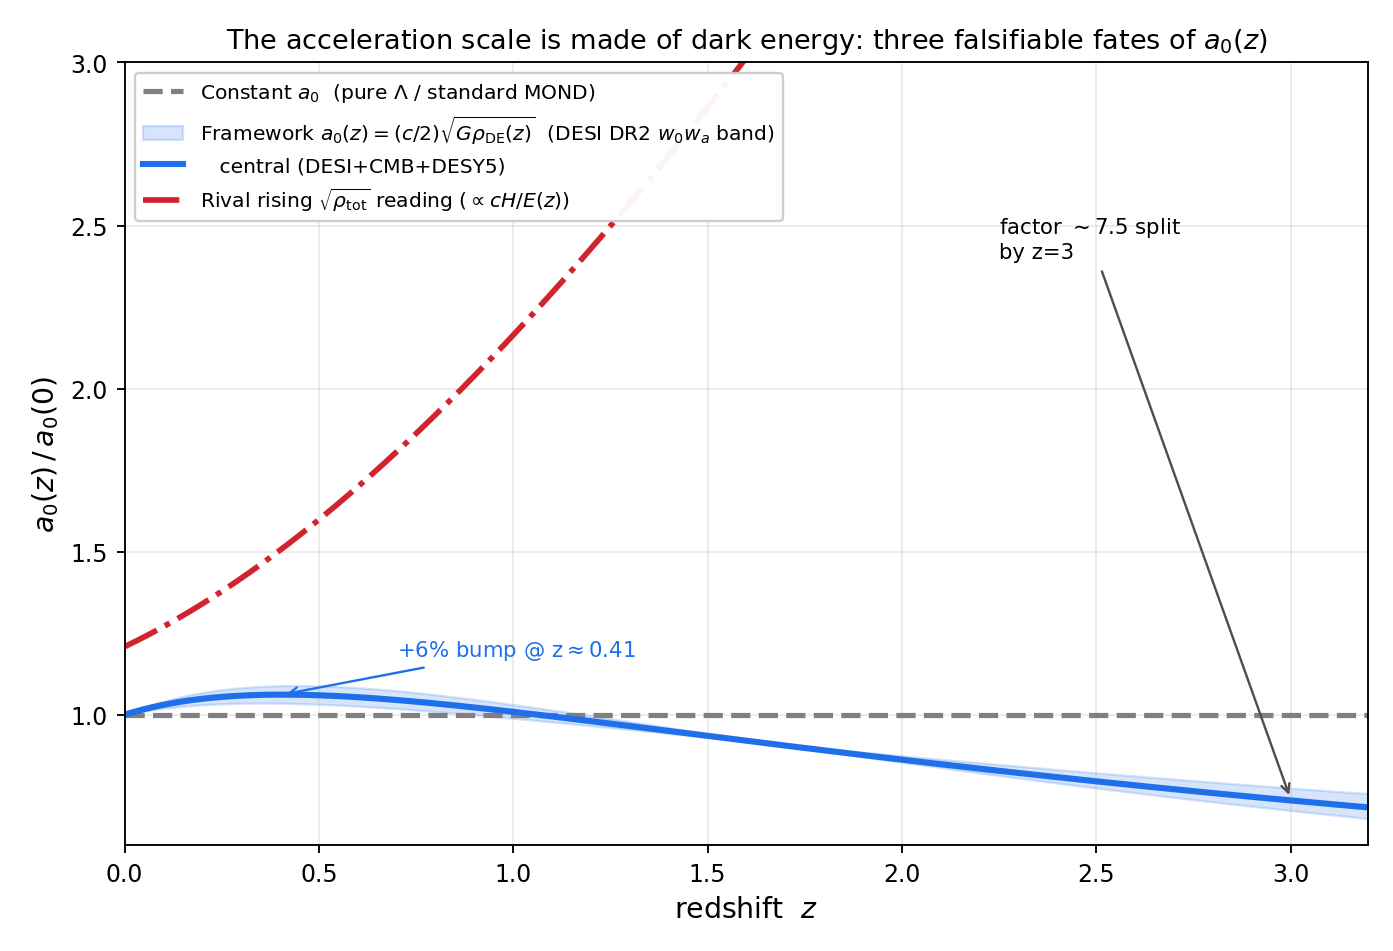

The script that saved this image:
#!/usr/bin/env python3
# -*- coding: utf-8 -*-
"""
a0(z) under DESI DR2 evolving dark energy — the centerpiece computation + figure for
"Dark Energy Sets the Galaxy Acceleration Scale: A Parameter-Free a0(z) Test LCDM Cannot Take".

Framework: a0(z) = (c/2) sqrt(G rho_DE(z))  =>  a0(z)/a0(0) = sqrt(rho_DE(z)/rho_DE0).
CPL: rho_DE(z)/rho0 = (1+z)^(3(1+w0+wa)) * exp(-3 wa z/(1+z)).
DESI DR2 (arXiv:2503.14738) w0wa CDM, three SNe combinations.
Rival "rising" reading: a0 ~ cH/E(z) => sqrt(rho_total)/sqrt(rho_DE0)-normalized.
Quarantine: a0(0)=9.36e-11 is the INPUT; only the SHAPE a0(z)/a0(0) is the prediction.
"""
import numpy as np
import matplotlib
matplotlib.use('Agg')
import matplotlib.pyplot as plt

def a0z(z, w0, wa):
    rho = (1+z)**(3*(1+w0+wa)) * np.exp(-3*wa*z/(1+z))
    return np.sqrt(rho)

Om = 0.3153; OL = 1 - Om
def rising_total(z):
    return np.sqrt(Om*(1+z)**3 + OL)/np.sqrt(OL)

combos = {
    'DESI+CMB+DESY5  (w0=-0.752, wa=-0.86)': (-0.752, -0.86),
    'DESI+CMB+Pantheon+  (-0.838, -0.62)':   (-0.838, -0.62),
    'DESI+CMB+Union3  (-0.667, -1.09)':      (-0.667, -1.09),
}

# ---- data table ----
print("a0(z)/a0(0)  [quarantine: a0(0) is INPUT; the SHAPE is the prediction]")
zs = [0.0, 0.2, 0.4, 0.5, 1.0, 1.5, 2.0, 3.0]
hdr = f"{'z':>4} | {'const(LCDM)':>11} | " + " | ".join(f"{k.split()[0]:>9}" for k in combos) + f" | {'rising_tot':>10}"
print(hdr); print('-'*len(hdr))
for z in zs:
    row = f"{z:>4.1f} | {1.000:>11.3f} | " + " | ".join(f"{a0z(z,*v):>9.3f}" for v in combos.values()) + f" | {rising_total(z):>10.3f}"
    print(row)

zf = np.linspace(0,1,2001); cv = a0z(zf,-0.752,-0.86); ip = np.argmax(cv)
print(f"\nDESY5 low-z BUMP peak: a0(z={zf[ip]:.3f})/a0(0) = {cv[ip]:.4f}  (+{100*(cv[ip]-1):.1f}%)")
print(f"DESY5 z=3: {a0z(3,-0.752,-0.86):.4f} (canonical ~0.74) | rising_tot z=3: {rising_total(3):.2f}")
print(f"discriminator @ z=3: framework {a0z(3,-0.752,-0.86):.2f} vs const 1.00 vs rising {rising_total(3):.2f} (factor {rising_total(3)/a0z(3,-0.752,-0.86):.1f})")

# ---- figure ----
z = np.linspace(0, 3.2, 400)
fig, ax = plt.subplots(figsize=(8.2, 5.6))
ax.axhline(1.0, color='0.5', lw=2.2, ls='--', label='Constant $a_0$  (pure $\\Lambda$ / standard MOND)')
# DESI band across the three combos
band = np.vstack([a0z(z,*v) for v in combos.values()])
ax.fill_between(z, band.min(0), band.max(0), color='#1f6feb', alpha=0.18, label='Framework $a_0(z)=(c/2)\\sqrt{G\\rho_{\\rm DE}(z)}$  (DESI DR2 $w_0w_a$ band)')
ax.plot(z, a0z(z,-0.752,-0.86), color='#1f6feb', lw=2.6, label='   central (DESI+CMB+DESY5)')
ax.plot(z, rising_total(z), color='#d1242f', lw=2.4, ls='-.', label='Rival rising $\\sqrt{\\rho_{\\rm tot}}$ reading ($\\propto cH/E(z)$)')
# annotate the bump + the z=3 split
ax.annotate(f'+{100*(cv[ip]-1):.0f}% bump @ z$\\approx${zf[ip]:.2f}', xy=(zf[ip], cv[ip]), xytext=(0.7, 1.18),
            fontsize=9, color='#1f6feb', arrowprops=dict(arrowstyle='->', color='#1f6feb'))
ax.annotate('factor $\\sim$7.5 split\nby z=3', xy=(3.0, 0.74), xytext=(2.25, 2.4), fontsize=9,
            arrowprops=dict(arrowstyle='->', color='0.3'))
ax.set_xlabel('redshift  $z$', fontsize=12)
ax.set_ylabel('$a_0(z)\\,/\\,a_0(0)$', fontsize=12)
ax.set_title('The acceleration scale is made of dark energy: three falsifiable fates of $a_0(z)$', fontsize=11.5)
ax.set_xlim(0, 3.2); ax.set_ylim(0.6, 3.0)
ax.legend(fontsize=8.6, loc='upper left', framealpha=0.95)
ax.grid(alpha=0.25)
fig.tight_layout()
out = 'opus_48_extended_research/papers/a0z_desi_figure.png'
fig.savefig(out, dpi=170); fig.savefig(out.replace('.png','.pdf'))
print(f"\nfigure -> {out} (+ .pdf)")
